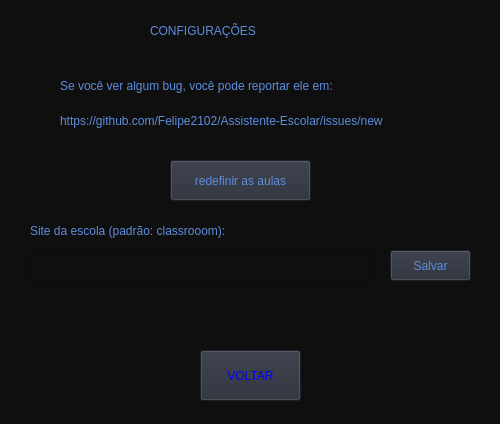
<?xml version="1.0" encoding="UTF-8"?>
<ui version="4.0">
 <class>conf</class>
 <widget class="QDialog" name="conf">
  <property name="geometry">
   <rect>
    <x>0</x>
    <y>0</y>
    <width>500</width>
    <height>424</height>
   </rect>
  </property>
  <property name="windowTitle">
   <string>CONFIGURAÇÕES</string>
  </property>
  <property name="styleSheet">
   <string notr="true">background-color: rgb(15, 15, 15);</string>
  </property>
  <widget class="QDialogButtonBox" name="buttonBox">
   <property name="geometry">
    <rect>
     <x>10</x>
     <y>600</y>
     <width>461</width>
     <height>32</height>
    </rect>
   </property>
   <property name="orientation">
    <enum>Qt::Horizontal</enum>
   </property>
   <property name="standardButtons">
    <set>QDialogButtonBox::Cancel|QDialogButtonBox::Ok</set>
   </property>
  </widget>
  <widget class="QPushButton" name="Button_voltar">
   <property name="geometry">
    <rect>
     <x>200</x>
     <y>350</y>
     <width>101</width>
     <height>51</height>
    </rect>
   </property>
   <property name="styleSheet">
    <string notr="true">background-color: rgb(39,44,55);
color: rgb(0,0,245);
font: 87 10pt &quot;Arial Black&quot;;</string>
   </property>
   <property name="text">
    <string>VOLTAR</string>
   </property>
  </widget>
  <widget class="QPushButton" name="Button_redaula">
   <property name="geometry">
    <rect>
     <x>170</x>
     <y>160</y>
     <width>141</width>
     <height>41</height>
    </rect>
   </property>
   <property name="styleSheet">
    <string notr="true">background-color: rgb(39,44,55);
color: rgb(94,141,222);
font: 87 10pt &quot;Arial Black&quot;;</string>
   </property>
   <property name="text">
    <string>redefinir as aulas</string>
   </property>
  </widget>
  <widget class="QLabel" name="label">
   <property name="geometry">
    <rect>
     <x>150</x>
     <y>20</y>
     <width>211</width>
     <height>21</height>
    </rect>
   </property>
   <property name="styleSheet">
    <string notr="true">font: 87 15pt &quot;Arial Black&quot;;
color: rgb(94,141,222);</string>
   </property>
   <property name="text">
    <string>CONFIGURAÇÕES</string>
   </property>
  </widget>
  <widget class="QLabel" name="label_2">
   <property name="geometry">
    <rect>
     <x>60</x>
     <y>60</y>
     <width>411</width>
     <height>51</height>
    </rect>
   </property>
   <property name="styleSheet">
    <string notr="true">background-color: rgb(15,15,15);
color: rgb(94,141,222);
font: 87 10pt &quot;Arial Black&quot;;</string>
   </property>
   <property name="text">
    <string>Se você ver algum bug, você pode reportar ele em:</string>
   </property>
  </widget>
  <widget class="QLabel" name="label_3">
   <property name="geometry">
    <rect>
     <x>60</x>
     <y>100</y>
     <width>411</width>
     <height>41</height>
    </rect>
   </property>
   <property name="styleSheet">
    <string notr="true">background-color: rgb(15,15,15);
color: rgb(94,141,222);
font: 87 9pt &quot;Arial Black&quot;;</string>
   </property>
   <property name="text">
    <string>https://github.com/Felipe2102/Assistente-Escolar/issues/new</string>
   </property>
  </widget>
  <widget class="QLabel" name="label_4">
   <property name="geometry">
    <rect>
     <x>30</x>
     <y>220</y>
     <width>271</width>
     <height>21</height>
    </rect>
   </property>
   <property name="styleSheet">
    <string notr="true">background-color: rgb(15,15,15);
color: rgb(94,141,222);
font: 87 10pt &quot;Arial Black&quot;;</string>
   </property>
   <property name="text">
    <string>Site da escola (padrão: classrooom):</string>
   </property>
  </widget>
  <widget class="QLineEdit" name="lineEdit">
   <property name="geometry">
    <rect>
     <x>30</x>
     <y>250</y>
     <width>341</width>
     <height>31</height>
    </rect>
   </property>
   <property name="styleSheet">
    <string notr="true">font: 87 8pt &quot;Arial Black&quot;;
color: rgb(255, 255, 255);</string>
   </property>
  </widget>
  <widget class="QPushButton" name="Button_salvar_site">
   <property name="geometry">
    <rect>
     <x>390</x>
     <y>250</y>
     <width>81</width>
     <height>31</height>
    </rect>
   </property>
   <property name="styleSheet">
    <string notr="true">background-color: rgb(39,44,55);
color: rgb(94,141,222);
font: 87 10pt &quot;Arial Black&quot;;</string>
   </property>
   <property name="text">
    <string>Salvar</string>
   </property>
  </widget>
 </widget>
 <resources/>
 <connections>
  <connection>
   <sender>buttonBox</sender>
   <signal>accepted()</signal>
   <receiver>conf</receiver>
   <slot>accept()</slot>
   <hints>
    <hint type="sourcelabel">
     <x>248</x>
     <y>254</y>
    </hint>
    <hint type="destinationlabel">
     <x>157</x>
     <y>274</y>
    </hint>
   </hints>
  </connection>
  <connection>
   <sender>buttonBox</sender>
   <signal>rejected()</signal>
   <receiver>conf</receiver>
   <slot>reject()</slot>
   <hints>
    <hint type="sourcelabel">
     <x>316</x>
     <y>260</y>
    </hint>
    <hint type="destinationlabel">
     <x>286</x>
     <y>274</y>
    </hint>
   </hints>
  </connection>
 </connections>
</ui>
